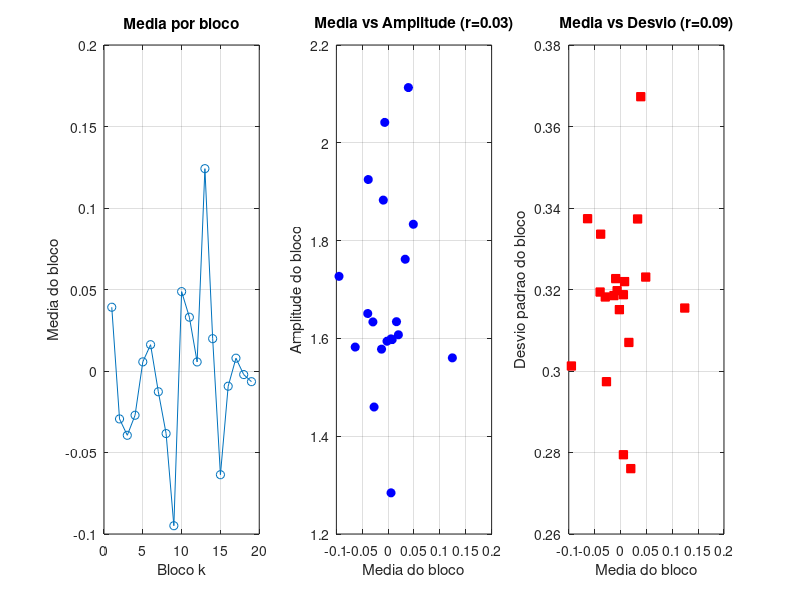

This chart was generated by the following MATLAB code:
%% ========================================================================
%  Questao 2.1 - Funcao de Autocorrelacao (FAC) da serie temporal y(k)
%
%  Implementa EXATAMENTE a formula das notas de aula do professor
%  (nao usa xcorr()/autocorr(), que normalizam de forma diferente):
%
%      r(k) = [ (1/(n-k-1)) * sum_{t=k+1}^{n} (X_t - Xbar)(X_{t-k} - Xbar) ]
%             / [ sum_{t=k+1}^{n} (X_t - Xbar)^2 ]
%
%  Intervalo de confianca (Teorema de Bartlett, das notas): r(k) e
%  estatisticamente diferente de zero se |r(k)| > 2/sqrt(n).
%
%  Compativel com MATLAB e GNU Octave.
% ========================================================================
clear all; close all; clc;

% =========================================================================
% 1. DETECÇÃO DE AMBIENTE
% =========================================================================
isOctave = exist('OCTAVE_VERSION', 'builtin') ~= 0;
if isOctave
    disp('[Ambiente]: GNU Octave');
    % Carrega o pacote de sistemas de controle
    try pkg load control; catch; end; 
else
    disp('[Ambiente]: MATLAB');
end

%% --- 0) Gerar a serie temporal y(k) para o aluno (I = 5) -----------------
if isOctave
    disp('y gerado manualmente para I=5');
    y = [
    0; 0; -0.7143; 0.2012; 0.0733; -0.3928; -0.1715; 0.0650; 1.1267; 0.9928;
    -0.2525; 1.0007; 0.3126; 0.0780; 0.2547; -0.0341; -0.0257; 0.4662; 0.4905; 0.5283;
    0.2979; -0.3168; 0.2150; 0.5159; 0.2205; 0.3836; 0.2829; -0.0421; 0.1076; -0.2410;
    0.2640; -0.3524; -0.3556; -0.3150; -0.9863; 0.3352; 0.0706; -0.2093; 0.4171; -0.5135;
    -0.0559; -0.1162; 0.0856; 0.0997; -0.2578; -0.0286; -0.0722; 0.1894; 0.3598; 0.3994;
    -0.2092; 0.0302; -0.3949; -0.3896; -0.0674; 0.4519; -0.2027; 0.1273; -0.0721; 0.3546;
    -0.3137; 0.0026; 0.1541; 0.3636; 0.5350; 0.1049; -0.4255; -0.2703; -0.3911; 0.6862;
    -0.1521; 0.2671; -0.0443; 0.2944; -0.2154; -0.4453; -0.5087; 0.0738; -0.0826; -0.0653;
    0.4368; 0.1315; 0.1048; 0.5213; -0.1953; 0.2355; 0.2746; -0.0339; 0.0831; -0.3626;
    -0.3937; -0.0304; 0.1991; 0.8355; -0.1141; 0.1035; -0.0233; -0.6067; -0.2010; -0.6281;
    0.1895; -0.3037; 0.0139; -0.1911; 0.0778; -0.1948; 0.1406; 0.2349; 0.5742; 0.0117;
    -0.6368; -0.3284; 0.3531; -0.3256; 0.2949; 0.0470; 0.4787; -0.5691; -0.0875; -0.4286;
    0.8709; 0.3195; 0.5261; -0.2607; -0.1392; -0.1175; 0.3263; -0.0631; 0.2373; -0.6293;
    -0.1590; -0.3183; -0.5411; 0.0853; 0.0616; 0.0224; -0.4154; 0.3165; 0.1147; -0.0620;
    0.0087; -0.0861; -0.5615; -0.1522; -0.3156; -0.3514; -0.4219; -0.2343; -0.6848; 0.2208;
    0.1409; 0.0225; 0.0006; -0.2508; 0.2971; -0.0291; -0.2091; 0.4045; -0.0446; -0.1638; 
    -0.1122; -0.2903; -0.3907; 0.7404; 0.5715; 0.2038; -0.3391; -0.2940; -0.1078; 0.2199;
    -0.4064; -0.7628; -0.5616; -0.0015; 0.0862; 0.1513; -0.0203; 0.0661; -0.1453; 0.2625;
    -0.4140; 0.1200; -0.2840; -0.1263; 0.1432; 0.3345; -0.3104; 0.3899; 0.2271; 0.0272;
    -0.0439; -0.0714; -0.1059; -0.0081; 0.0084; 0.2615; 0.5096; 0.2160; -0.0107; 0.2110;
    0.0783; -0.3037; 0.2750; 0.1044; 0.0715; 0.1770; 0.1051; -0.2754; -0.0719; -0.0717;
    -0.1802; 0.5091; -0.2380; -0.1429; -0.2553; -0.4064; -0.1184; -0.1256; 0.4634; -0.0408;
    -0.3097; 0.4734; 0.4171; 0.0007; -0.4484; -0.1854; -0.0977; 0.0652; -0.0826; 0.1363;
    0.1321; -0.3732; -0.3283; -0.2921; -0.2117; -0.1420; -0.0244; -0.9698; -0.2431; 0.3039;
    -0.3231; 0.2832; 0.1176; 0.0215; 0.0677; -0.4867; -0.0709; 0.4677; 0.0731; 0.0516;
    -0.2221; -0.0285; 0.0558; 0.1385; -0.1003; -0.0756; 0.6257; -0.6566; 0.6811; 0.1311;
    0.3748; -0.4800; -0.2096; -0.1409; 0.1056; -0.5270; 0.1035; -0.4083; -0.0130; 0.1778;
    0.1203; 0.3662; 0.3628; -0.1451; 0.0910; -0.2992; -0.4418; 0.2283; -0.0066; -0.0028;
    0.2874; 0.2166; 0.1516; 0.4250; 0.3466; 0.1388; -0.1813; -0.2149; 0.3434; -0.4897;
    -0.0338; -0.6523; 0.2552; 0.2545; 0.0428; -0.0011; -0.7835; 0.1054; -0.7350; -0.7999;
    -0.1037; -0.3636; 0.0868; 0.1985; 0.2969; -0.1756; 0.1443; 0.0345; 0.2743; 0.1993;
    0.3222; 0.0038; -0.0247; 0.3165; -0.6416; -0.2026; -0.4648; -0.1810; 0.1560; 0.2647;
    -0.2841; -0.1597; 0.0084; -0.1021; 0.0858; 0.1282; -0.2755; -0.0749; -0.7001; 0.2872;
    -0.2169; -0.3832; -0.1331; -0.4906; -0.0645; -0.2165; 0.6627; 0.4119; -0.7042; 0.0966;
    -0.4794; -0.1222; 0.0078; 0.2291; -0.0629; 0.5075; -0.1055; 0.1268; 0.2159; 0.0570;
    0.2987; 0.1359; -0.2145; -0.5833; 0.5151; -0.1785; 0.0492; 0.1711; 0.0563; -0.2691;
    -0.1711; -0.0745; 0.4488; -0.2323; 0.2548; 0.1076; -0.0462; -0.3317; -0.1261; -0.0621;
    -0.4793; 0.0087; -0.2911; -0.0583; 0.0811; -0.2819; -0.1139; 0.0805; -0.5801; 0.2750;
    0.7555; 0.3973; -0.0098; 0.1611; -0.3122; 0.5734; 0.3340; 0.3206; -0.2226; 0.1003;
    -0.1814; -0.1099; -0.2033; -0.3520; -0.3361; -0.1235; -0.5720; 0.1267; -0.0627; 0.2233;
    0.1034; 0.1815; -0.4440; -0.3549; -0.2064; -0.0096; 0.3422; -0.0581; 0.4159; 0.1881;
    0.4178; 0.0945; -0.1704; -0.4792; -0.0101; 0.2259; -0.0706; -0.1630; -0.1186; -0.3695;
    -0.2008; -0.1019; -0.0091; -0.0279; 0.1899; 0.0517; 0.5915; 0.1613; 0.6262; -0.1553;
    0.1927; -0.0734; 0.1953; 0.2025; -0.6580; -0.4720; -0.5468; 0.0409; 0.4326; -0.0574;
    0.2800; 0.1967; -0.2942; 0.1094; -0.2464; 0.4621; 0.0195; 0.5501; -0.0781; 0.2153; 
    -0.0035; -0.6254; -0.3734; 0.1147; -0.0308; -0.3492; -0.2351; 0.0321; -0.3265; 0.2778;
    -0.1966; 0.5709; -0.2975; 0.0713; -0.4937; -0.2734; -0.2479; 0.0839; 0.2898; 0.1296; 
    -0.0857; 0.2580; 0.2727; 0.0825; 0.2071; 0.1567; -0.2826; 0.2224; -0.2044; -0.1966; 
    0.0227; -0.1081; -0.0510; 0.1760; 0.3452; -0.0163; 0.1250; -0.0639; 0.0745; 0.1423; 
    -0.1759; 0.0788; 0.1862; 0.0531; 0.5647; -0.1324; -0.2087; -0.5831; 0.2157; 0.2569;
    0.0148; 0.3027; 0.0894; 0.1211; 0.0538; 0.1526; 0.0510; 0.8967; -0.2759; -0.5542;
    -0.4345; -0.4261; -0.2087; -0.1026; -0.0933; 0.1550; 0.1324; 0.2611; 0.5973; 0.4639;
    -0.3196; -0.7375; 0.1902; -0.6106; -0.0273; -0.0322; 0.6993; 0.0459; -0.1092; 0.0667;
    0.0771; 0.0343; -0.1839; -0.4027; 0.0476; -0.4467; -0.3679; 0.3544; -0.1216; -0.0329; 
    0.2732; -0.0698; 0.3367; -0.0801; 0.3347; 0.2271; -0.0223; -0.2608; -0.3574; -0.1385;
    -0.1762; -0.1561; 0.2837; -0.0762; 0.3730; -0.1359; 0.3188; -0.1423; 0.0629; 0.3038;
    -0.0963; -0.1280; 0.6143; 0.3536; -0.0603; 0.2228; -0.0956; 0.2285; 0.4642; -0.4457;
    0.3117; 0.4625; 0.0820; 0.5913; 0.1137; -0.3404; -0.7201; -0.2001; 0.1576; 0.1028;
    0.1516; -0.1605; 0.0396; -0.5249; -0.2902; -0.3229; 0.1127; -0.0147; -0.3594; -0.0399;
    -0.2461; -0.2381; 0.2331; 0.0433; 0.1458; 0.2970; 0.0964; 0.2036; 0.2428; 0.4080;
    0.2075; 0.4945; 0.0704; 0.0249; 0.5452; -0.1050; 0.0249; 0.2864; 0.0777; 0.4711;
    0.3793; 0.1615; -0.2045; 0.1695; -0.4339; 0.0452; 0.2312; 0.0935; 0.3029; 0.6813;
    0.3805; 0.1679; 0.2451; 0.1702; -0.3824; -0.1586; 0.3459; 0.0102; 0.2083; -0.2968;
    0.0046; 0.1705; -0.4132; 0.0800; -0.0771; -0.2995; -0.0470; -0.6243; -0.7385; -0.4876;
    -0.4112; -0.4446; -0.6175; -0.0002; -0.5453; -0.0197; 0.2106; 0.0190; 0.0454; -0.1138;
    -0.4772; -0.0692; 0.2651; 0.5716; -0.0612; -0.4826; 0.0003; 0.0868; -0.0631; -0.3638;
    0.5996; -0.7104; -0.1923; -0.4845; -0.2624; 0.0420; 0.0304; -0.2189; 0.2258; 0.2048;
    0.2403; -0.0969; 0.3379; 0.2363; 0.8395; 0.4360; 0.4654; 0.0924; -0.3672; -0.1479; 
    -0.2789; -0.2161; 0.1353; -0.1769; -0.2917; -0.1704; -0.0874; 0.1093; -0.2961; 0.0780;
    0.0127; 0.4253; -0.0240; -0.0166; -0.3737; -0.4765; 0.0256; -0.1081; 0.1502; -0.2745;
    0.5861; 0.0790; 0.3781; -0.0287; -0.0291; 0.2134; 0.1951; -0.3205; -0.5037; -0.4189; 
    -0.5232; -0.0614; -0.1711; -0.1376; -0.4555; 0.1918; 0.1278; -0.0028; 0.3312; -0.2434;
    0.1289; 0.1068; 0.1297; -0.2105; 0.0910; -0.1678; -0.2942; -0.4211; 0.2665; -0.2689; 
    -0.0638; -0.4065; -0.1389; -1.0630; -0.4593; -0.5679; -0.4082; -0.1461; -0.1447; 0.5907; 
    -0.1314; -0.0528; -0.5103; -0.2055; -0.4777; -0.0519; 0.2327; 0.1477; -0.1913; -0.5249; 
    0.3965; 0.6529; 0.1298; -0.2565; 0.3618; -0.1683; -0.1413; 0.2549; -0.4220; -0.6440; 
    0.0405; 0.0878; 0.0416; 0.1671; 0.3617; 0.3542; -0.1203; 0.2677; 0.0735; -0.1347; 
    -0.3859; 0.1570; -0.1219; 0.0130; -0.2576; -0.5152; -0.0144; -0.0554; 0.3727; 0.2871;
    0.3866; -0.1790; -0.2882; -0.4421; 0.0941; 0.8619; 0.3225; -0.1547; 0.2706; -0.3401;
    -0.4664; 0.1576; -0.2613; 0.0843; 0.4358; 0.1760; 0.3406; -0.4620; 0.1857; 0.6640; 
    0.2499; -0.4180; -0.0894; -0.1949; 0.0957; 0.1269; 0.1473; -0.0919; -0.1889; -0.2115;
    0.2362; -0.5765; -0.1075; 0.0363; -0.2100; 0.1323; -0.0233; -0.2902; 0.0205; -0.1021; 
    -0.1385; -0.2456; -0.0144; -0.6016; -0.1871; -0.2307; -0.3239; 0.1586; -0.2379; 0.1577; 
    0.3085; -0.0082; 0.1076; 0.2124; 0.0028; 0.1855; -0.3805; 0.3255; -0.3057; -0.5872;
    0.3587; -0.0231; 0.1636; -0.1001; -0.3218; -1.0106; 0.0755; -0.1505; -0.0724; 0.1110; 
    -0.4426; -0.2675; 0.3066; 0.2019; -0.3646; -0.7197; -0.2769; -0.0080; 0.2787; 0.0570; 
    -0.3306; 0.0676; -0.3860; -0.3380; -0.2663; -0.4379; -0.1472; -0.3285; -0.1330; -0.1814; 
    -0.1566; -0.1870; 0.3609; 0.2166; 0.0644; -0.4430; -0.5541; -0.7063; 0.7163; 0.3320; 
    0.1622; -0.2697; -0.3787; 0.1173; 0.4814; -0.4795; -0.1580; -0.0744; -0.6479; 0.1963; 
    -0.1547; 0.6023; -0.0737; 0.1622; -0.3500; -0.2218; -0.4151; 0.0678; 0.3908; -0.1441; 
    0.1496; -0.1541; 0.0269; 0.3707; 0.0769; -0.2955; -0.2955; -0.1030; -0.0906; -0.2897; 
    0.0221; 0.3834; -0.0396; -0.0431; -0.7031; -0.3181; -0.5193; -0.1953; 0.1121; 0.4799;
    0.6242; 0.0574; -0.0539; 0.2570; 0.1771; 0.2768; 0.2856; -0.4211; 0.1478; -0.0422; 
    -0.2348; -0.2456; 0.3650; -0.2359; -0.3904; 0.0131; 0.6111; 0.0701; 0.1452; -0.2775; 
    0.5114; 0.0722; 0.2089; -0.2754; 0.2565; 0.1303; -0.3354; -0.0123; -0.1661; 0.0171; 
    -0.0886; -0.0678; -0.3393; -0.1407; 0.2057; 0.5629; -0.2970; 0.7596; 0.5388; 0.1578; 
    -0.0436; -0.2148; 0.2390; -0.2101; -0.1511; 0.2503; 0.1528; 0.3155; 0.2014; -0.0856; 
    -0.1576; 0.2304; -0.1997; 0.3706; 0.2738; 0.1431; 0.0336; 0.1285; 1.1303; 0.0860; 
    -0.4083; 0.5705; 0.2227; -0.1446; 0.8281; 0.2474; 0.1730; -0.2122; -0.3464; -0.6080; 
    -0.2176; -0.3953; 0.1508; -0.1117; 0.5583; 0.5261; 0.1417; -0.0402; 0.3698; -0.3283; 
    0.2049; -0.2130; -0.1342; -0.2401; 0.1491; -0.2472; -0.3511; 0.1233; -0.1450; 0.1081; 
    -0.1101; 0.0814; -0.8101; 0.0717; 0.5393; 0.3874; 0.3627; -0.0137; 0.0800; 0.0843; 
    0.0443; -0.2526; -0.1337; -0.0855; -0.1695; 0.2420; 0.8156; -0.3208; 0.0629; -0.4712;
    0.3690; 0.4513; -0.4560; 0.5991; -0.3135; 0.0803; 0.3346; 0.0854; 0.7568; 0.9518; 
    0.1894; -0.5207; -0.1549; -0.3184; -0.2840; -0.4062; -0.0348; 0.6356; -0.1651; -0.0628; 
    0.3516; 0.4145; 0.2184; 0.3739; 0.3273; -0.0631; 0.1511; -0.0837; -0.2829; 0.1669;
    0.0192; -0.0461; 0.0889; 0.3182; 0.1620; 0.0989; 0.1092; 0.0337; -0.2343; 0.2276; 
    0.4527; -0.1085; 0.6289; -0.0001; -0.0352; -0.2874; -0.2816; -0.3487; 0.0583; 0.4876;
    0.2194; 0.3246; 0.4714; -0.7216; -0.0937; 0.0542; 0.2260; -0.3864; -0.3417; 0.1901;
    -0.0406; 0.1835; -0.2881; -0.5332; 0.1682; 0.3586; 0.5632; -0.4043; -0.4256; -0.5356; 
    -0.0951; -0.2399; 0.3852; -0.4376; -0.5691; -0.0212; 0.3372; -0.2216; -0.3999; -0.1020; 
    -0.5543; -0.0567; 0.2193; 0.0870; -0.5804; -0.2220; -0.1564; 0.5431; 0.3332; 0.0515; 
    0.4414; -0.2828; -0.1090; 0.4169; 0.5095; 0.3097; 0.2201; -0.1427; 0.2360; -0.2478; 
    0.1726; 0.0899; 0.3808; -0.0906; 0.2175; 0.2665; -0.2429; 0.0429; 0.4932; 0.0877; 
    -0.0559; 0.1447; -0.0763; 0.1422; -0.0335; 0.0003; 0.1435; 0.4452; 0.1970; 0.5706; 
    -0.5712; -0.1611; 0.0204; -0.2728; -0.4294; 0.1340; 0.1785; 0.1183; 0.1487; -0.2525; 
    -0.1727; -0.0678; -0.2358; 0.0768; 0.7399; -0.0734; 0.2467; -0.3073; 0.4093; -0.2860; 
    0.0647; -0.2082; 0.1454; 0.0042; -0.0038; 0.9325; -0.1062; 0.0367; 0.8450; -0.2757; 
    0.2036; -0.3384; 0.3057; 0.1116; 0.2378; -0.0570; 0.0877; 0.4706; -0.6665; -0.5518; 
    0.0318; -0.2407; -0.1157; -0.5010; -0.3439; -0.1956; -0.2720; -0.3142; -0.1830; -0.3373; 
    0.3784; -0.2972; 0.5704; -0.0812; -0.4292; -0.2440; 0.2425; 0.3419; 0.1010; 0.1238; 
    0.2193; -0.4312; -0.2125; -0.6287; -0.2191; 0.2364; 0.2359; 0.7628; 0.1447; -0.6166; 
    0.4822; 0.4126; -0.1108; 0.0868; 0.2478; 0.1522; 0.2520; -0.0003; 0.0045; 0.0283; 
    -0.2466; 0.4272; 0.0283; 0.2484; -0.2436; -0.3478; -0.0798; -0.1111; 0.3614; 0.2204; 
    0.2171; -0.4205; -0.3336; 0.0025; -0.1320; 0.3949; 0.4548; -0.1119; 0.2959; 0.4634; 
    0.1676; 0.5610; 0.4032; 0.1454; 0.3187; 0.1030; -0.0996; 0.1103; 0.0158; -0.1064; 
    0.5505; 0.1179; 0.9119; 0.0054; 0.2398; 0.5248; 0.9315; 0.2241; -0.1654; 0.2525; 
    -0.4032; -0.1101; 0.0481; 0.4685; 0.5045; 0.0730; 0.3331; -0.0634; 0.2249; 0.6239; 
    0.1270; -0.0407; -0.1537; 0.2085; 0.4335; 0.7294; 0.1189; 0.1121; -0.1809; 0.4991; 
    0.0140; -0.1150; 0.6802; 0.3165; 0.3035; -0.2665; 0.1308; 0.1598; -0.3207; -0.0928; 
    -0.1587; 0.1449; -0.3145; 0.3226; 0.5757; -0.0170; 0.0339; 0.1625; 0.3990; 0.2158; 
    0.1737; -0.1209; -0.0737; 0.1785; 0.5451; 0.2462; -0.3204; 0.1213; -0.0384; -0.0729; 
    -0.0792; -0.2910; -0.1358; -0.2810; -0.1526; 0.0031; 0.0453; -0.0635; -0.0516; 0.0013;
    0.1416; 0.4195; 0.2475; -0.0379; 0.2018; -0.0600; -0.5557; -0.8018; -0.6591; -0.1944; 
    -0.2593; -0.2666; -0.0311; -0.2293; -0.2244; 0.1551; 0.2479; 0.8056; 0.1927; 0.0914; 
    -0.1596; -0.0716; -0.0338; -0.5634; -0.1400; 0.1855; -0.1713; 0.1515; 0.3173; 0.3824; 
    0.3051; -0.6586; -0.2240; 0.2188; 0.1318; 0.0293; 0.1499; 0.3743; 0.0960; -0.2053; 
    -0.0711; -0.0865; 0.2702; 0.1516; 0.2063; 0.0775; -0.0931; 0.0152; 0.0638; -0.4347; 
    0.0173; 0.2661; -0.0071; 0.5143; 0.2282; -0.0758; -0.0411; -0.0962; 0.0639; 0.2386; 
    -0.0642; 0.1545; 0.5662; 0.3615; 0.3349; -0.2001; -0.1666; 0.0467; -0.0383; -0.5146; 
    -0.5329; 0.2369; -0.2516; 0.6479; -0.6546; 0.1196; -0.0315; -0.2343; 0.1023; -0.2564; 
    0.2531; 0.0294; -0.4986; -0.8147; -0.2045; 0.2876; 0.0724; 0.0436; 0.2267; -0.4151; 
    0.4243; -0.2679; 0.0134; -0.1315; 0.0350; -0.6202; 0.4222; 0.1735; 0.6811; 0.5277; 
    0.1018; -0.2516; -0.5683; -0.0682; 0.0246; 0.3286; -0.2662; 0.2466; 0.0295; -0.2253; 
    0.2243; 0.0914; -0.0503; 0.5947; 0.2488; 0.0297; 0.1073; 0.0402; 0.0661; 0.1527; 
    -0.1712; -0.2590; 0.0767; 0.5865; -0.0333; -0.2845; -0.1061; -0.1826; -0.1289; 0.1253; 
    -0.0372; -0.1833; -0.1611; -0.4466; -0.3272; -0.5093; -0.2359; -0.4007; -0.2794; -0.1500; 
    -0.4132; -0.0575; 0.0743; -0.3010; 0.3271; -0.4889; -0.1510; -0.5172; -0.1708; -0.4702; 
    -0.2402; -0.2896; -0.4197; -0.7142; 0.0793; 0.5928; 0.7676; -0.0394; 0.0327; -0.1466; 
    0.0115; -0.2992; -0.6361; -0.0951; -0.4393; -0.6519; 0.6563; -0.0516; 0.1663; 0.3903; 
    -0.4827; 0.1084; 0.1373; 0.0472; 0.0638; -0.1574; 0.2172; -0.2576; -0.2631; 0.1859; 
    0.5344; -0.0564; -0.1297; 0.1123; 0.3417; 0.3478; 0.1430; -0.1631; 0.1924; -0.0167; 
    0.4466; -0.4018; 0.0343; 0.3845; -0.1158; -0.1835; -0.3213; -0.1325; -0.0981; 0.0246; 
    -0.2834; -0.0006; -0.2099; -0.1376; -0.2928; -0.1278; 1.0966; 1.1787; 0.5537; 0.3829; 
    -0.3290; -0.1922; -0.2370; 0.1328; 0.1502; 0.0582; -0.0918; -0.2981; -0.0342; 0.3369;
    0.1666; 0.0964; 0.2287; 0.2140; -0.4745; -0.0272; -0.1691; -0.6619; -0.4976; -0.1950; 
    0.2083; -0.0647; 0.0904; -0.2792; -0.7041; -0.0593; -0.3537; 0.3315; 0.5583; -0.0396; 
    0.4105; 0.3400; -0.3861; -0.0265; 0.0542; 0.1690; 0.2345; 0.2480; 0.2550; -0.0568; 
    0.1312; -0.7031; -0.4310; 0.2901; -0.2087; 0.1021; 0.4732; -0.2270; -0.2945; -0.2004; 
    0.0998; -0.0681; -0.3094; -0.5329; -0.1910; -0.1246; -0.1944; -0.1106; -0.3704; 0.1293; 
    -0.6994; -0.0156; 0.1634; -0.2531; -0.0325; 0.0721; -0.1893; -0.0184; 0.1159; -0.2860; 
    0.2432; 0.3514; 0.1529; 0.0435; -0.3537; 0.1240; -0.3957; 0.4718; 0.1873; 0.1339; 
    -0.0986; -0.6891; -0.4536; 0.0242; 0.7351; 0.3092; 0.1779; -0.1330; 0.0372; 0.2992; 
    -0.0479; 0.6134; -0.3277; -0.1109; -0.0164; -0.6269; 0.1150; -0.0057; 0.0326; 0.2542; 
    0.3576; 0.3064; -0.0938; -0.0037; 0.1052; -0.3872; -0.3593; -0.1968; -0.0191; 0.5513; 
    0.3060; -0.0726; -0.1858; 0.4616; 0.8982; 0.1735; -0.0742; -0.4426; 0.2591; 0.0880; 
    0.3946; -0.2420; 0.0782; -0.2151; 0.3869; -0.1500; -0.0168; -0.1217; 0.3010; 0.1575; 
    -0.2817; -0.2177; -0.3712; 0.1083; 0.0911; -0.5008; -0.6470; -0.1109; 0.1663; 0.0626; 
    -0.4708; -0.5336; 0.1894; -0.0626; -0.1158; 0.4005; -0.2195; 0.0476; 0.1222; 0.2747; 
    -0.2346; 0.1078; 0.8643; -0.3848; 0.1564; -0.0827; -0.2594; -0.2945; 0.1107; 0.7237; 
    -0.1713; 0.2022; -0.1680; 0.6217; 0.2232; 0.0202; 0.2129; 0.0209; 0.3664; -0.0207; 
    -0.3323; 0.0433; 0.4758; -0.3279; -0.0777; 0.2881; -0.5836; 0.1586; 0.2151; 0.0996; 
    -0.2193; -0.0175; 0.0131; 0.2959; 0.2403; -0.0670; 0.5216; 0.0316; -0.2191; -0.1584; 
    0.2411; 0.0753; 0.3047; 0.0574; 0.8125; -0.4417; -0.1215; -0.0682; 0.0133; 0.4573; 
    0.1160; 0.0058; 0.0300; 0.2410; -0.1919; 0.1394; -0.4938; -0.0650; -0.3372; -0.2445; 
    0.0424; -0.3678; -0.3467; -0.5385; -0.7817; -0.1620; 0.2994; -0.0384; -0.0579; -0.3394; 
    0.4629; -0.0552; 0.4345; 0.1542; -0.0388; 0.3486; 0.3429; 0.0223; 0.4349; 0.6083; 
    0.0691; -0.0334; 0.1292; 0.1219; 0.2762; -0.0451; 0.2400; 0.3526; 0.1074; 0.0827; 
    -0.3812; -0.4035; -0.5279; -0.4732; -0.1316; -0.5554; 0.6460; 0.2614; -0.5846; -0.4061; 
    -0.1135; -0.5801; -0.2110; 0.2852; -0.0374; -0.0060; -0.3198; -0.2081; -0.4695; 0.0543; 
    -0.1689; 0.2345; 0.4034; 0.3966; 0.0555; -0.1274; -0.3961; -0.0106; 0.2759; -0.0809; 
    -0.0445; 0.1850; 0.2887; -0.4069; 0.0418; 0.0390; -0.0411; 0.2808; -0.0898; -0.2515; 
    0.0561; 0.1342; -0.0516; 0.2555; -0.4579; -0.3687; -1.0389; 0.0364; -0.3790; -0.1155;
    0.2823; 0.0367; -0.1168; -0.2775; -0.1116; 0.1610; -0.4708; -0.0580; 0.2102; -0.4321; 
    -0.1886; -0.1850; -0.5231; 0.2833; 0.0488; 0.3411; 0.5152; -0.2854; 0.2091; -0.0021; 
    0.3028; 0.3804; 0.3177; -0.2014; -0.0390; 0.0662; 1.0028; 0.4926; 0.8500; 0.2489; 
    0.1485; 0.2253; -0.1345; 0.3942; -0.0194; -0.4100; 0.2331; -0.5000; -0.6177; -0.0039; 
    -0.3423; -0.3225; -0.1063; -0.1867; -0.0962; 0.0640; -0.3695; -0.4198; -0.7305; -0.2244; 
    0.1389; -0.2231; 0.1455; 0.1705; 0.3401; 0.3582; -0.1593; -0.2630; -0.0216; -0.2299; 
    0.4350; 0.4645; 0.1055; -0.0935; 0.1592; -0.1978; -0.0487; -0.1858; 0.0116; 0.3456; 
    0.2701; 0.4117; -0.2301; 0.0613; -0.3202; 0.0938; 0.0910; 0.4253; 0.3962; 0.2745; 
    -0.1059; -0.1428; -0.6701; -0.2183; -0.5570; 0.2238; 0.2705; 0.0857; -0.0931; 0.0416; 
    0.5055; 0.4800; -0.0601; 0.0792; -0.3504; 0.0970; 0.2200; 0.3131; -0.4382; 0.1366; 
    -0.2888; -0.1389; 0.2160; 0.1066; -0.0267; 0.1963; 0.5347; -0.1306; -0.4044; -0.4167; 
    -0.3672; -0.2768; 0.1302; -0.6650; 0.0168; -0.2888; 0.3200; -0.2578; -0.0021; -0.3139; 
    -0.2471; -0.1279; -0.1016; -0.1846; 0.3316; 0.1948; 0.6282; -0.0119; 0.3780; -0.6268; 
    0.1644; 0.0921; -0.0982; 0.2162; 0.2926; 0.3705; 0.1893; 0.2337; -0.1772; -0.3485; 
    -0.1313; 0.0226; 0.2942; -0.2191; -0.1571; 0.9103; -0.1163; 0.6563; 0.3618; -0.0965; 
    -0.0192; -0.0764; 0.1408; 0.4408; -0.4644; 0.6229; 0.2773; -0.1043; -0.0318; 0.0846
];
else
    I = 5;  % numero do aluno
    [y] = estocastico(I);
end
y = y(:);
T = numel(y);
 
n_bloco  = 100;
n_blocos = 20;
if T ~= n_bloco*n_blocos
    warning('T = %d, esperado %d (20 blocos de 100). Ajustando n_blocos.', T, n_bloco*n_blocos);
    n_blocos = floor(T/n_bloco);
end
 
%% --- 1) Estatisticas da serie inteira --------------------------------------
media_total  = mean(y);
desvio_total = std(y, 1);   % populacional (toda a serie observada)
 
fprintf('=== Serie completa (T = %d) ===\n', T);
fprintf('Media geral  = %.4f\n', media_total);
fprintf('Desvio geral = %.4f\n\n', desvio_total);
 
%% --- 2) Estatisticas de cada bloco de 100 observacoes ----------------------
media_bloco  = zeros(n_blocos, 1);
desvio_bloco = zeros(n_blocos, 1);
amplitude_bloco = zeros(n_blocos, 1);
 
for k = 1:n_blocos
    idx = (k-1)*n_bloco + (1:n_bloco);
    bloco = y(idx);
    media_bloco(k)     = mean(bloco);
    desvio_bloco(k)    = std(bloco, 1);
    amplitude_bloco(k) = max(bloco) - min(bloco);
end
 
fprintf('%6s %12s %12s %12s\n', 'Bloco', 'Media', 'DesvPad', 'Amplitude');
for k = 1:n_blocos
    fprintf('%6d %12.4f %12.4f %12.4f\n', k, media_bloco(k), desvio_bloco(k), amplitude_bloco(k));
end
 
%% --- 3) Teste de estacionariedade: media_bloco (x) vs. amplitude/desvio (y) -
xm = media_bloco - mean(media_bloco);
ya = amplitude_bloco - mean(amplitude_bloco);
r_amp = sum(xm.*ya) / sqrt(sum(xm.^2)*sum(ya.^2));
 
yd = desvio_bloco - mean(desvio_bloco);
r_std = sum(xm.*yd) / sqrt(sum(xm.^2)*sum(yd.^2));
 
fprintf('\nCorrelacao (media do bloco, amplitude do bloco) = %.3f\n', r_amp);
fprintf('Correlacao (media do bloco, desvio do bloco)    = %.3f\n', r_std);
 
figure('Name', 'Questao 2.2 - Teste de estacionariedade por blocos');
 
subplot(1,3,1);
plot(1:n_blocos, media_bloco, 'o-');
grid on; xlabel('Bloco k'); ylabel('Media do bloco'); title('Media por bloco');
 
subplot(1,3,2);
plot(media_bloco, amplitude_bloco, 'bo', 'MarkerFaceColor', 'b');
grid on; xlabel('Media do bloco'); ylabel('Amplitude do bloco');
title(sprintf('Media vs Amplitude (r=%.2f)', r_amp));
 
subplot(1,3,3);
plot(media_bloco, desvio_bloco, 'rs', 'MarkerFaceColor', 'r');
grid on; xlabel('Media do bloco'); ylabel('Desvio padrao do bloco');
title(sprintf('Media vs Desvio (r=%.2f)', r_std));
 
drawnow;
quadro = getframe(gcf);
imwrite(quadro.cdata, 'teste_estacionariedade_2_2.png');
fprintf('\nFigura salva: teste_estacionariedade_2_2.png\n');
 
fprintf(['\nInterpretacao: se os pontos dos paineis 2 e 3 se espalharem ao\n' ...
         'redor de uma reta HORIZONTAL (sem tendencia), e evidencia de que a\n' ...
         'media e a dispersao nao dependem do nivel/tempo -> compativel com\n' ...
         'estacionariedade. Se houver tendencia crescente/decrescente clara,\n' ...
         'a serie NAO e estacionaria nesse(s) momento(s), e uma transformacao\n' ...
         '(ex.: diferenca entre tempos consecutivos, y(k)-y(k-1)) pode ser\n' ...
         'necessaria, como sugerido nas notas do professor.\n']);
